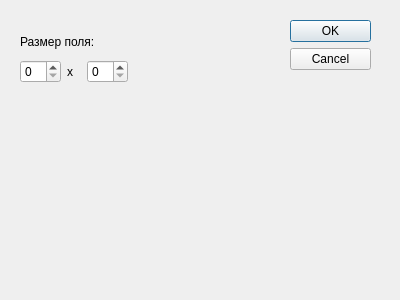
<?xml version="1.0" encoding="UTF-8"?>
<ui version="4.0">
 <class>Settings</class>
 <widget class="QDialog" name="Settings">
  <property name="geometry">
   <rect>
    <x>0</x>
    <y>0</y>
    <width>400</width>
    <height>300</height>
   </rect>
  </property>
  <property name="windowTitle">
   <string>Dialog</string>
  </property>
  <widget class="QDialogButtonBox" name="buttonBox">
   <property name="geometry">
    <rect>
     <x>290</x>
     <y>20</y>
     <width>81</width>
     <height>241</height>
    </rect>
   </property>
   <property name="orientation">
    <enum>Qt::Vertical</enum>
   </property>
   <property name="standardButtons">
    <set>QDialogButtonBox::Cancel|QDialogButtonBox::Ok</set>
   </property>
  </widget>
  <widget class="QWidget" name="">
   <property name="geometry">
    <rect>
     <x>20</x>
     <y>30</y>
     <width>108</width>
     <height>53</height>
    </rect>
   </property>
   <layout class="QVBoxLayout" name="verticalLayout">
    <item>
     <widget class="QLabel" name="label">
      <property name="text">
       <string>Размер поля:</string>
      </property>
     </widget>
    </item>
    <item>
     <layout class="QHBoxLayout" name="horizontalLayout">
      <item>
       <widget class="QSpinBox" name="boardWidth"/>
      </item>
      <item>
       <widget class="QLabel" name="label_2">
        <property name="text">
         <string>х</string>
        </property>
       </widget>
      </item>
      <item>
       <widget class="QSpinBox" name="boardHeight"/>
      </item>
     </layout>
    </item>
   </layout>
  </widget>
 </widget>
 <resources/>
 <connections>
  <connection>
   <sender>buttonBox</sender>
   <signal>accepted()</signal>
   <receiver>Settings</receiver>
   <slot>accept()</slot>
   <hints>
    <hint type="sourcelabel">
     <x>248</x>
     <y>254</y>
    </hint>
    <hint type="destinationlabel">
     <x>157</x>
     <y>274</y>
    </hint>
   </hints>
  </connection>
  <connection>
   <sender>buttonBox</sender>
   <signal>rejected()</signal>
   <receiver>Settings</receiver>
   <slot>reject()</slot>
   <hints>
    <hint type="sourcelabel">
     <x>316</x>
     <y>260</y>
    </hint>
    <hint type="destinationlabel">
     <x>286</x>
     <y>274</y>
    </hint>
   </hints>
  </connection>
 </connections>
</ui>
